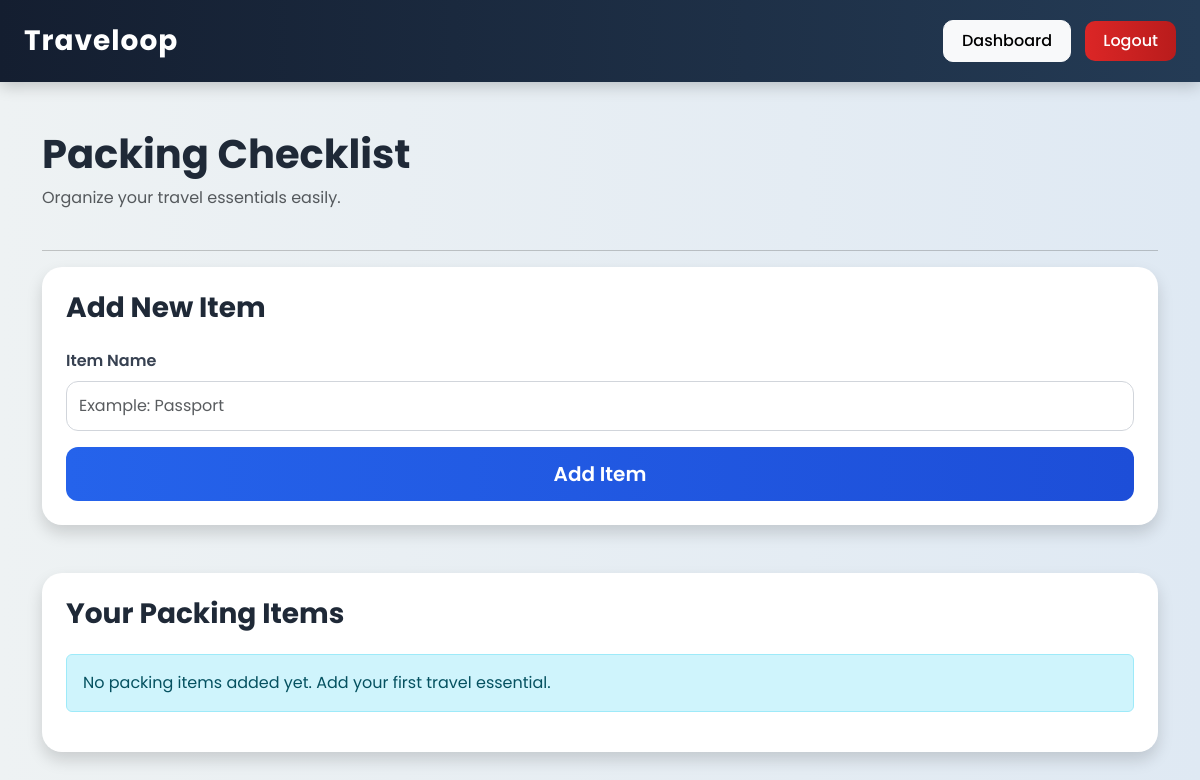
Before: /packing/10 (signed in) with the older database file.
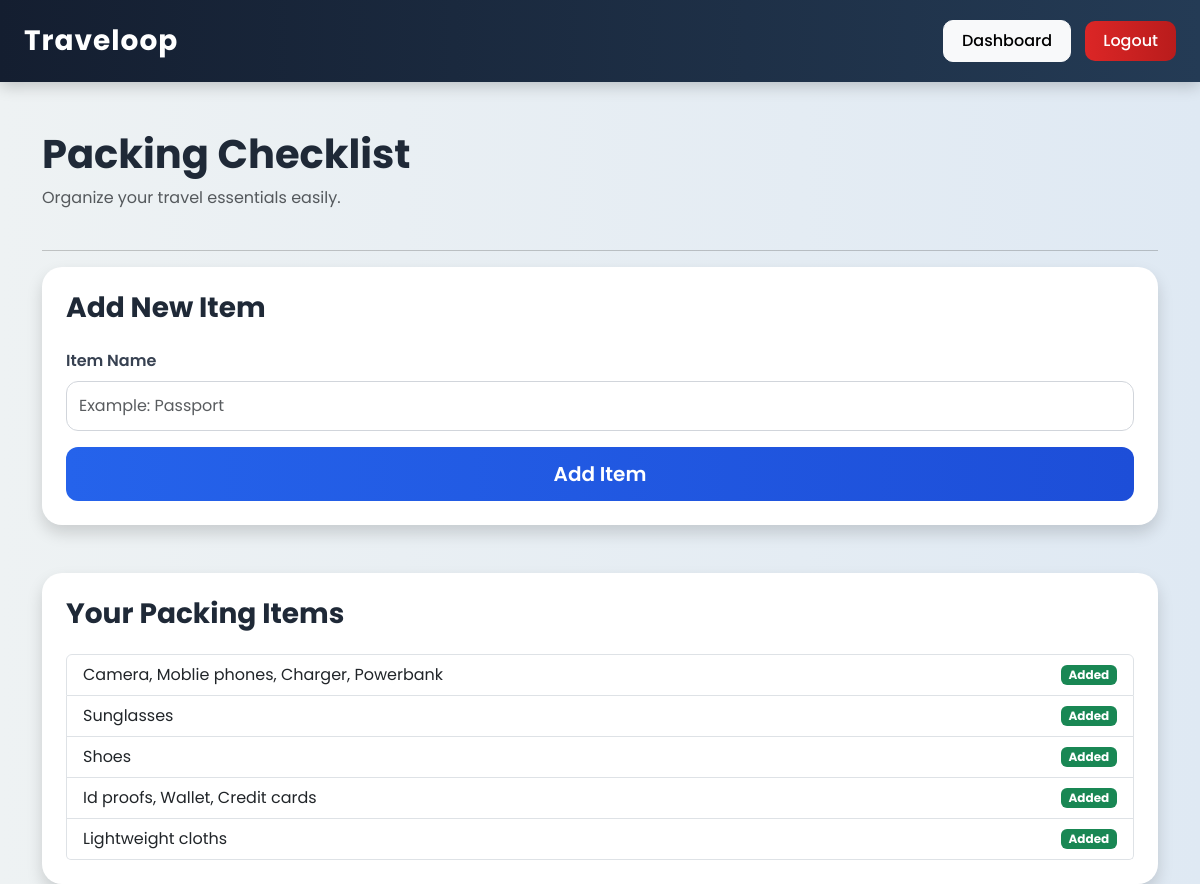
After: the same page with the newer database file.
### app.py (models this page shows)
class PackingItem(db.Model):
    id = db.Column(db.Integer, primary_key=True)
    item_name = db.Column(db.String(100))
    packed = db.Column(db.Boolean, default=False)
    trip_id = db.Column(db.Integer, db.ForeignKey('trip.id'))

### app.py (the view, shortened to what this page needs)
@app.route('/packing/<int:trip_id>', methods=['GET', 'POST'])
@login_required
def packing(trip_id):
    items = PackingItem.query.filter_by(
        trip_id=trip_id
    ).all()
    return render_template(
        'packing.html',
        items=items
    )

### app.py (called while the page is built)
@login_manager.user_loader
def load_user(user_id):
    return User.query.get(int(user_id))

### templates/packing.html
{% extends 'base.html' %}
{% block content %}
<div class="d-flex justify-content-between align-items-center mb-4">
    <div>
        <h1>
            Packing Checklist
        </h1>
        <p class="text-muted">
            Organize your travel essentials easily.
        </p>
    </div>
</div>
<hr>
<div class="card shadow p-4 mb-5">
    <h3 class="mb-4">
        Add New Item
    </h3>
    <form method="POST">
        <div class="mb-3">
            <label class="form-label">
                Item Name
            </label>
            <input
                type="text"
                name="item_name"
                class="form-control"
                placeholder="Example: Passport"
                required
            >
        </div>
        <div class="d-grid">
            <button
                type="submit"
                class="btn btn-primary btn-lg">
                Add Item
            </button>
        </div>
    </form>
</div>
<div class="card shadow p-4">
    <h3 class="mb-4">
        Your Packing Items
    </h3>
    {% if items %}
    <ul class="list-group">
        {% for item in items %}
        <li class="list-group-item d-flex justify-content-between align-items-center">
            <span>
                {{ item.item_name }}
            </span>
            <span class="badge bg-success">
                Added
            </span>
        </li>
        {% endfor %}
    </ul>
    {% else %}
    <div class="alert alert-info">
        No packing items added yet.
        Add your first travel essential.
    </div>
    {% endif %}
</div>
{% endblock %}

Changed rows visible on the page:
added PackingItem: item_name "Camera, Moblie phones, Charger, Powerbank"
added PackingItem: item_name "Sunglasses"
added PackingItem: item_name "Shoes"
added PackingItem: item_name "Id proofs, Wallet, Credit cards"
added PackingItem: item_name "Lightweight cloths"
Other visible differences:
text no longer shown: "No packing items added yet. Add your first travel essential."
